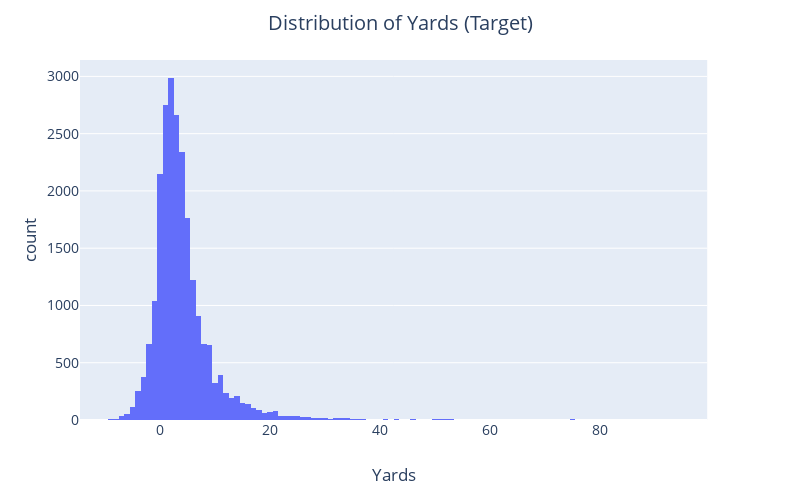

The notebook cell this image was saved under:
### Markdown cell above
## Target Variable Analysis

Now let us analyze the target variable (Yards) and see how it is distributed.

### Code cell
from plotly import tools
import plotly.offline as py
py.init_notebook_mode(connected=True)
import plotly.graph_objs as go
import plotly.express as px

temp_df = train_df.query("NflIdRusher == NflId")
fig = px.histogram(temp_df, x="Yards")

layout = go.Layout(
    title=go.layout.Title(
        text="Distribution of Yards (Target)",
        x=0.5
    ),
    font=dict(size=14),
    width=800,
    height=500,
)
fig.update_layout(layout)
fig.show()

### Figure 1 — Plotly figure (JSON) as saved in the notebook; plotly's stock layout.template omitted (floating-point values rounded to 4 significant figures; data arrays with more than 128 entries replaced by an {"elided": "..."} marker saying what was removed)
{"data": [{"alignmentgroup": "True", "bingroup": "x", "hoverlabel": {"namelength": 0}, "hovertemplate": "Yards=%{x}<br>count=%{y}", "legendgroup": "", "marker": {"color": "#636efa"}, "name": "", "offsetgroup": "", "orientation": "v", "showlegend": false, "type": "histogram", "x": {"elided": "23171 int values"}, "xaxis": "x", "yaxis": "y"}], "layout": {"barmode": "relative", "font": {"size": 14}, "height": 500, "legend": {"tracegroupgap": 0}, "margin": {"t": 60}, "title": {"text": "Distribution of Yards (Target)", "x": 0.5}, "width": 800, "xaxis": {"anchor": "y", "domain": [0, 0.98], "title": {"text": "Yards"}}, "yaxis": {"anchor": "x", "domain": [0, 1], "title": {"text": "count"}}}}
